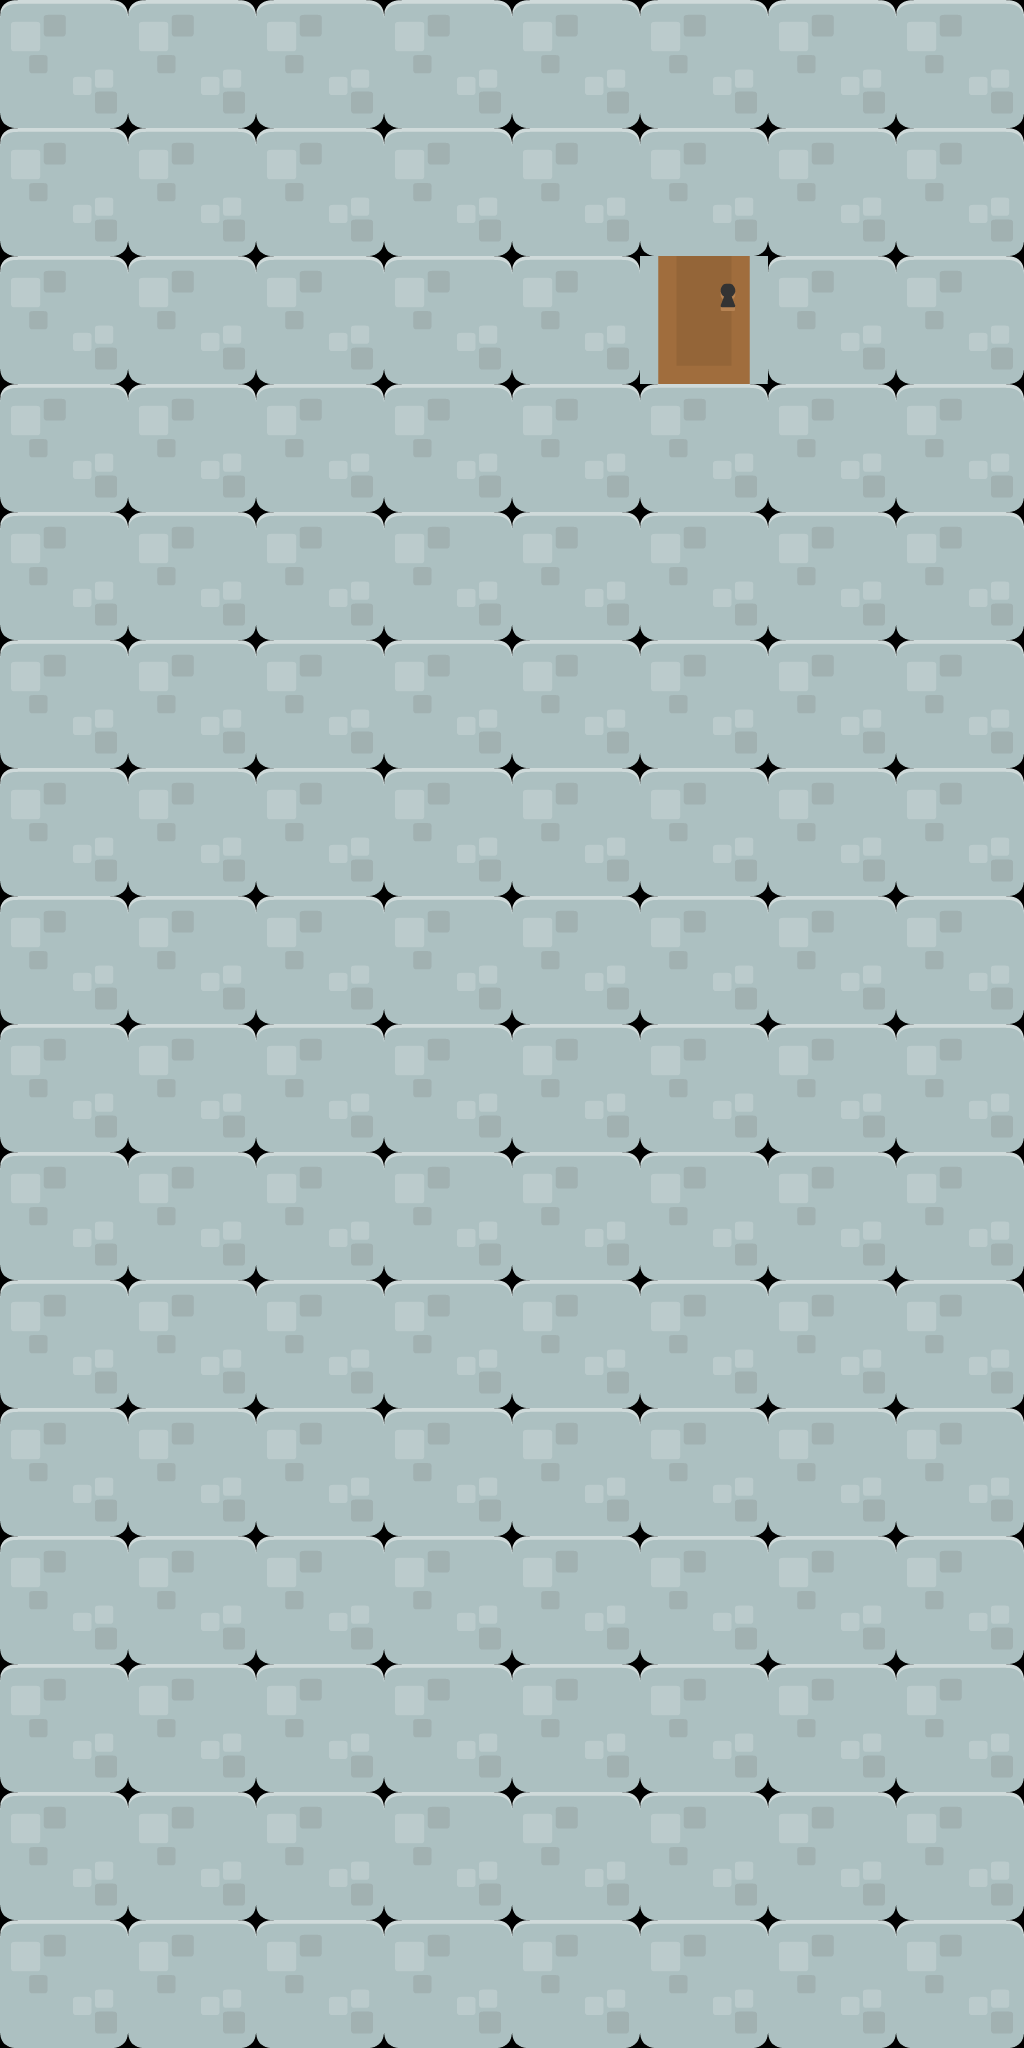

Below is a game level as drawn by its tile map, then a one-line description and the .tmx file that defines it, in full:
An orthogonal 8x16 tile map with 128x128 px tiles, 2 tile layers (Tile Layer 1, door Tile Layer), 2 tilesets.

<map version="1.5" tiledversion="1.7.0" orientation="orthogonal" renderorder="right-down" width="8" height="16" tilewidth="128" tileheight="128" infinite="0" nextlayerid="6" nextobjectid="1">
 <tileset firstgid="1" source="grey_brick_tiles.tsx" />
 <tileset firstgid="2" source="door_tile.tsx" />
 <layer id="1" name="Tile Layer 1" width="8" height="16" locked="1">
  <data encoding="csv">
1,1,1,1,1,1,1,1,
1,1,1,1,1,1,1,1,
1,1,1,1,1,1,1,1,
1,1,1,1,1,1,1,1,
1,1,1,1,1,1,1,1,
1,1,1,1,1,1,1,1,
1,1,1,1,1,1,1,1,
1,1,1,1,1,1,1,1,
1,1,1,1,1,1,1,1,
1,1,1,1,1,1,1,1,
1,1,1,1,1,1,1,1,
1,1,1,1,1,1,1,1,
1,1,1,1,1,1,1,1,
1,1,1,1,1,1,1,1,
1,1,1,1,1,1,1,1,
1,1,1,1,1,1,1,1
</data>
 </layer>
 <layer id="5" name="door Tile Layer" width="8" height="16">
  <data encoding="csv">
0,0,0,0,0,0,0,0,
0,0,0,0,0,0,0,0,
0,0,0,0,0,2,0,0,
0,0,0,0,0,0,0,0,
0,0,0,0,0,0,0,0,
0,0,0,0,0,0,0,0,
0,0,0,0,0,0,0,0,
0,0,0,0,0,0,0,0,
0,0,0,0,0,0,0,0,
0,0,0,0,0,0,0,0,
0,0,0,0,0,0,0,0,
0,0,0,0,0,0,0,0,
0,0,0,0,0,0,0,0,
0,0,0,0,0,0,0,0,
0,0,0,0,0,0,0,0,
0,0,0,0,0,0,0,0
</data>
 </layer>
 <objectgroup id="2" name="door" />
 <objectgroup id="3" name="Object Layer 2" />
 <imagelayer id="4" name="Image Layer 1" />
</map>
